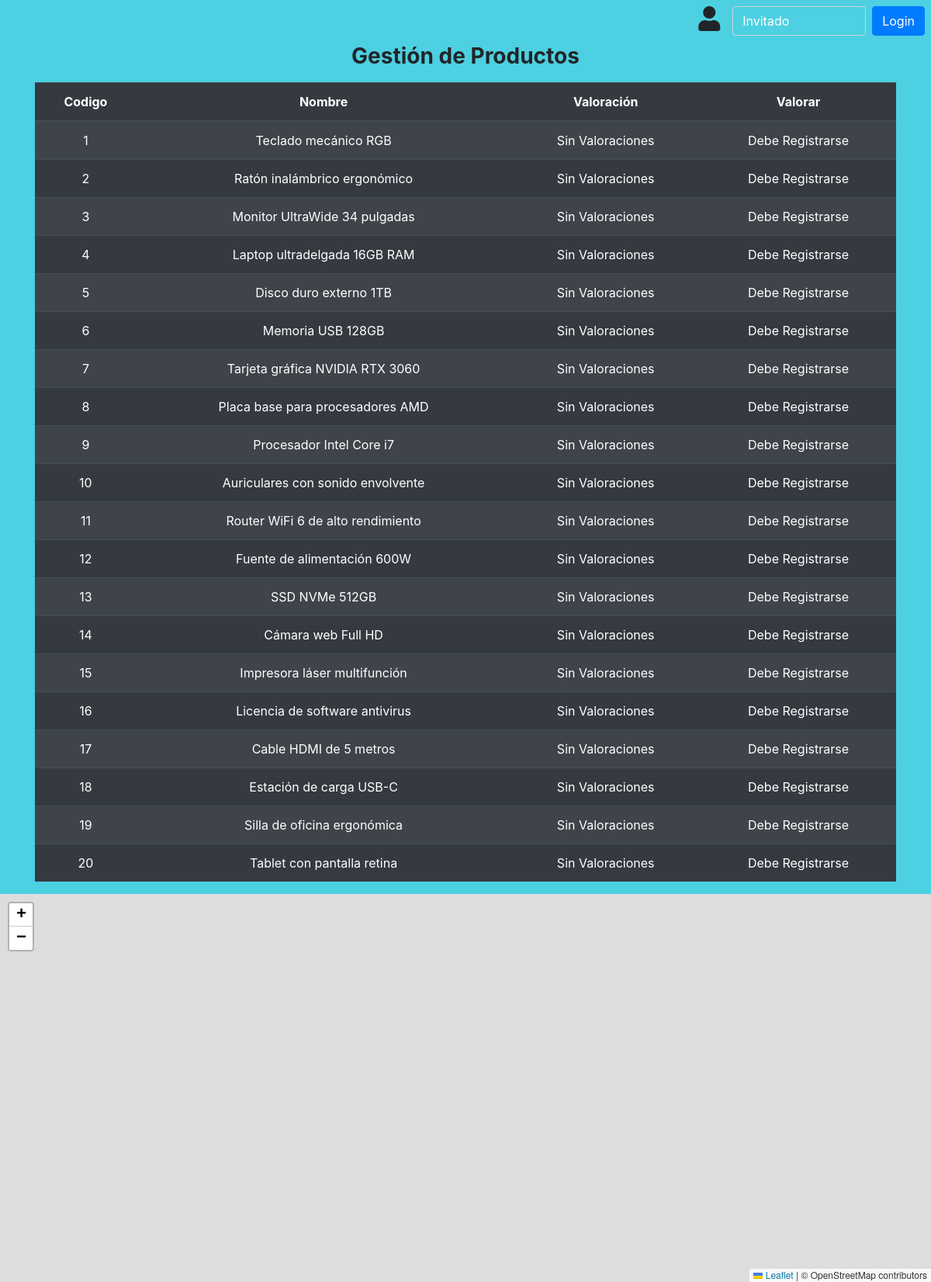
Page /public/crearEnvio.php on the committed database.
### tables this page shows
CREATE TABLE IF NOT EXISTS productos (
    id INT AUTO_INCREMENT PRIMARY KEY,  
    nombre VARCHAR(255) NOT NULL      
);

### configDB.php (called while the page is built)
<?php
$hostConf = "localhost";
$dbConf = "proyecto";
$userConf = "nolin";
$passConf = "7506";
$portConf = "3307";
$dsnConf = "mysql:host={$hostConf}:{$portConf};dbname={$dbConf};charset=utf8mb4";

### class/Conexion.php (called while the page is built, shortened)
<?php
require_once("../configDB.php");
class Conexion
{
    private $user;
    private $pass;
    private $dsn;
    protected $conexion;
    public function __construct()
    {
        global $hostConf, $dbConf, $userConf, $passConf, $portConf, $dsnConf;
        $this->user = $userConf;
        $this->pass = $passConf;
        $this->dsn = $dsnConf;
        $this->conexion = $this->crearConexion();
    }
    public function crearConexion()
    {
        try {
            $conexion = new PDO($this->dsn, $this->user, $this->pass);
            $conexion->setAttribute(PDO::ATTR_ERRMODE, PDO::ERRMODE_EXCEPTION);
        } catch (PDOException $ex) {
            die("Error en la conexión: mensaje: " . $ex->getMessage());
        }
        return $conexion;
    }
    public function query($sql) {
        try {
            return $this->conexion->query($sql);
        } catch (PDOException $e) {
            die("Error en la consulta: " . $e->getMessage());
        }
    }
}

### class/Producto.php (called while the page is built, shortened)
<?php
class Producto {
    private $pdo;
    public function __construct($pdo) {
        $this->pdo = $pdo;
    }
    public function obtenerProductos() {
        $sql = "SELECT * FROM productos";
        $stmt = $this->pdo->query($sql);
        return $stmt->fetchAll(PDO::FETCH_ASSOC);
    }
}
?>

### public/crearEnvio.php (the view, shortened to what this page needs)
<?php
require_once "../class/Conexion.php";
require_once "../class/Producto.php";
require_once "../views/utilities.php";
if (isset($_SESSION['nombre'])) {
    $usuario = $_SESSION['nombre'];
    $validado = true;
    $user = new Usuario();
    $response = $user->getUserId($usuario);
    $userId = $response;
} else {
    $usuario = "Invitado";
    $validado = false;
    $userId = null;
}
$conexion = new Conexion();
$productos = new Producto($conexion);
$filas = $productos->obtenerProductos();
?>
<!doctype html>
<html lang="es">
<head>
    <link rel="stylesheet" href="https://stackpath.bootstrapcdn.com/bootstrap/4.4.1/css/bootstrap.min.css"
>
    <link rel="stylesheet" href="https://use.fontawesome.com/releases/v5.3.1/css/all.css"
>
    <link rel="stylesheet" href="https://unpkg.com/leaflet/dist/leaflet.css" />
    <link rel="stylesheet" href="https://unpkg.com/leaflet-routing-machine/dist/leaflet-routing-machine.css" />
        </head>
<body style="background: #4dd0e1">
<div class="float float-right d-inline-flex mt-2">
    <i class="fas fa-user mr-3 fa-2x"></i>
    <input type="text" size='10px' value="<?php echo $usuario; ?>"
           class="form-control mr-2 bg-transparent text-white" disabled>
    <?php
    if ($validado)
        echo "<a href='cerrar.php' class='btn btn-danger mr-2'>Salir</a>";
    else
        echo "<a href='login.php' class='btn btn-primary mr-2'>Login</a>";
    ?>
</div>
<br><br>
<h3 class="text-center mt-2 font-weight-bold">Gestión de Productos</h3>
<div class="container mt-3">
    <table class="table table-striped table-dark">
        <thead>
        <tr class="text-center">
            <th scope="col">Codigo</th>
            <th scope="col">Nombre</th>
            <th scope="col">Valoración</th>
            <th scope="col">Valorar</th>
        </tr>
        </thead>
        <tbody>
        <?php
        if (count($filas) == 0) {
            echo "<tr><td colspan='4' class='text-center'>No hay productos</td></tr>";
        } else{
            foreach ($filas as $fila){
                $query = $productos->valoracionProducto($fila['id']);
                $valoracion = $query["valoracion"];
                $totalVotos = $query["total_votos"];
                echo "<tr class='text-center product'>";
                echo "<td class='align-middle'>{$fila['id']}</td>";
                echo "<td class='align-middle'>{$fila['nombre']}</td>";
                echo "<td class='align-middle valoration'>";
                printCellValoracion($valoracion, $totalVotos);
                echo "</td>";
                echo "<td class='align-middle'>";
                if ($validado) {
                    echo "<form class='votacion-form'>
                                                    <select id='select-{$fila['id']}' class='form-select fa p-2' aria-label='Default select example' name='valoracion' id='valoracion' required>
                                                        <option value='1'>&#xf005;</option>
                                                        <option value='2'>&#xf005;&#xf005;</option>
                                                        <option value='3'>&#xf005;&#xf005;&#xf005;</option>
                                                        <option value='4'>&#xf005;&#xf005;&#xf005;&#xf005;</option>
                                                        <option value='5'>&#xf005;&#xf005;&#xf005;&#xf005;&#xf005;</option>
                                                    </select>
                                                    <input type='hidden' name='id' value='{$fila['id']}'>
                                                    <input type='hidden' name='usuario' value='{$usuario}'>
                                                    <input type='hidden' name='userId' value='{$userId}'>
                                                    <input type='hidden' name='totalVotos' value='{$totalVotos}'>
                                                    <button class='btn btn-primary btnVotar m-2' value='Valorar'>Votar</button>
                                                </form> ";
                } else {
                    echo "Debe Registrarse";
                }
                echo "</td>";
                echo "</tr>";
            }
        }
        ?>
        </tbody>
    </table>
</div>
<div id="map"></div>
</body>
</html>

### views/utilities.php (shortened to what this page needs)
<?php
function printCellValoracion($valoracion, $totalVotos){
    if($valoracion == null){
        echo "Sin Valoraciones";
    } else{
        echo $totalVotos;
        echo (ceil($totalVotos) > 1) ? " valoraciones: " : " valoración: ";
        echo printStars($valoracion);
    }
}
?>

### public/crearEnvio.php (style rules this page uses)
#map { height: 500px; }

### rows in the picture
productos: id "1", nombre "Teclado mecánico RGB"
productos: id "2", nombre "Ratón inalámbrico ergonómico"
productos: id "3", nombre "Monitor UltraWide 34 pulgadas"
productos: id "4", nombre "Laptop ultradelgada 16GB RAM"
productos: id "5", nombre "Disco duro externo 1TB"
productos: id "6", nombre "Memoria USB 128GB"
productos: id "7", nombre "Tarjeta gráfica NVIDIA RTX 3060"
productos: id "8", nombre "Placa base para procesadores AMD"
productos: id "9", nombre "Procesador Intel Core i7"
productos: id "10", nombre "Auriculares con sonido envolvente"
productos: id "11", nombre "Router WiFi 6 de alto rendimiento"
productos: id "12", nombre "Fuente de alimentación 600W"
productos: id "13", nombre "SSD NVMe 512GB"
productos: id "14", nombre "Cámara web Full HD"
productos: id "15", nombre "Impresora láser multifunción"
productos: id "16", nombre "Licencia de software antivirus"
productos: id "17", nombre "Cable HDMI de 5 metros"
productos: id "18", nombre "Estación de carga USB-C"
productos: id "19", nombre "Silla de oficina ergonómica"
productos: id "20", nombre "Tablet con pantalla retina"
